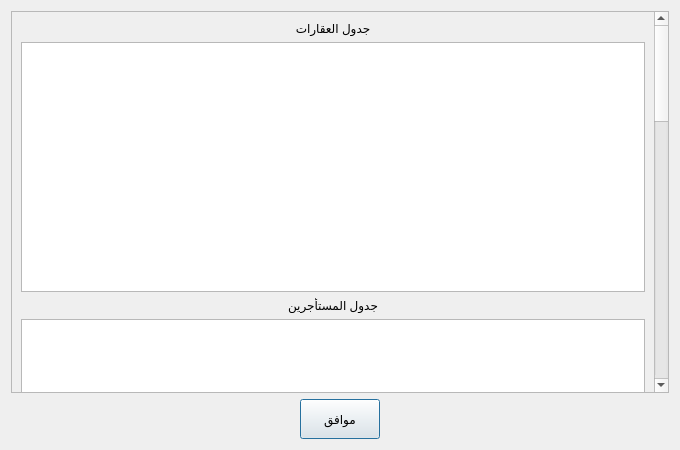
<?xml version="1.0" encoding="UTF-8"?>
<ui version="4.0">
 <class>rawdatabase</class>
 <widget class="QDialog" name="rawdatabase">
  <property name="geometry">
   <rect>
    <x>0</x>
    <y>0</y>
    <width>680</width>
    <height>450</height>
   </rect>
  </property>
  <property name="minimumSize">
   <size>
    <width>680</width>
    <height>450</height>
   </size>
  </property>
  <property name="maximumSize">
   <size>
    <width>680</width>
    <height>450</height>
   </size>
  </property>
  <property name="windowTitle">
   <string>جداول البيانات</string>
  </property>
  <layout class="QGridLayout" name="gridLayout">
   <item row="1" column="1">
    <widget class="QPushButton" name="buttonOK">
     <property name="sizePolicy">
      <sizepolicy hsizetype="Fixed" vsizetype="Fixed">
       <horstretch>0</horstretch>
       <verstretch>0</verstretch>
      </sizepolicy>
     </property>
     <property name="minimumSize">
      <size>
       <width>40</width>
       <height>40</height>
      </size>
     </property>
     <property name="layoutDirection">
      <enum>Qt::RightToLeft</enum>
     </property>
     <property name="text">
      <string>موافق</string>
     </property>
    </widget>
   </item>
   <item row="1" column="2">
    <spacer name="horizontalSpacer">
     <property name="orientation">
      <enum>Qt::Horizontal</enum>
     </property>
     <property name="sizeHint" stdset="0">
      <size>
       <width>40</width>
       <height>20</height>
      </size>
     </property>
    </spacer>
   </item>
   <item row="1" column="0">
    <spacer name="horizontalSpacer_2">
     <property name="orientation">
      <enum>Qt::Horizontal</enum>
     </property>
     <property name="sizeHint" stdset="0">
      <size>
       <width>40</width>
       <height>20</height>
      </size>
     </property>
    </spacer>
   </item>
   <item row="0" column="0" colspan="3">
    <widget class="QScrollArea" name="scrollArea">
     <property name="layoutDirection">
      <enum>Qt::LeftToRight</enum>
     </property>
     <property name="widgetResizable">
      <bool>true</bool>
     </property>
     <widget class="QWidget" name="scrollAreaWidgetContents_2">
      <property name="geometry">
       <rect>
        <x>0</x>
        <y>0</y>
        <width>646</width>
        <height>1432</height>
       </rect>
      </property>
      <layout class="QGridLayout" name="gridLayout_2">
       <item row="6" column="0">
        <widget class="QLabel" name="labelWaterInvoiceValuesTable">
         <property name="layoutDirection">
          <enum>Qt::RightToLeft</enum>
         </property>
         <property name="styleSheet">
          <string notr="true">font: 12pt &quot;Sans Serif&quot;;</string>
         </property>
         <property name="text">
          <string>جدول تقسيم فاتورة المياة على المستأجرين</string>
         </property>
         <property name="alignment">
          <set>Qt::AlignCenter</set>
         </property>
        </widget>
       </item>
       <item row="0" column="0">
        <widget class="QLabel" name="labelEstatesTable">
         <property name="layoutDirection">
          <enum>Qt::RightToLeft</enum>
         </property>
         <property name="styleSheet">
          <string notr="true">font: 12pt &quot;Sans Serif&quot;;</string>
         </property>
         <property name="text">
          <string>جدول العقارات</string>
         </property>
         <property name="alignment">
          <set>Qt::AlignCenter</set>
         </property>
        </widget>
       </item>
       <item row="1" column="0">
        <widget class="QTreeView" name="treeViewEstatesTable">
         <property name="minimumSize">
          <size>
           <width>0</width>
           <height>250</height>
          </size>
         </property>
         <property name="layoutDirection">
          <enum>Qt::RightToLeft</enum>
         </property>
        </widget>
       </item>
       <item row="2" column="0">
        <widget class="QLabel" name="labelRentersTable">
         <property name="layoutDirection">
          <enum>Qt::RightToLeft</enum>
         </property>
         <property name="styleSheet">
          <string notr="true">font: 12pt &quot;Sans Serif&quot;;</string>
         </property>
         <property name="text">
          <string>جدول المستأجرين</string>
         </property>
         <property name="alignment">
          <set>Qt::AlignCenter</set>
         </property>
        </widget>
       </item>
       <item row="4" column="0">
        <widget class="QLabel" name="labelWaterInvoiceTable">
         <property name="layoutDirection">
          <enum>Qt::RightToLeft</enum>
         </property>
         <property name="styleSheet">
          <string notr="true">font: 12pt &quot;Sans Serif&quot;;</string>
         </property>
         <property name="text">
          <string>جدول فاتورة المياة</string>
         </property>
         <property name="alignment">
          <set>Qt::AlignCenter</set>
         </property>
        </widget>
       </item>
       <item row="3" column="0">
        <widget class="QTreeView" name="treeViewRentersTable">
         <property name="minimumSize">
          <size>
           <width>0</width>
           <height>250</height>
          </size>
         </property>
         <property name="layoutDirection">
          <enum>Qt::RightToLeft</enum>
         </property>
        </widget>
       </item>
       <item row="8" column="0">
        <widget class="QLabel" name="labelMoneyTable">
         <property name="layoutDirection">
          <enum>Qt::RightToLeft</enum>
         </property>
         <property name="styleSheet">
          <string notr="true">font: 12pt &quot;Sans Serif&quot;;</string>
         </property>
         <property name="text">
          <string>جدول المعاملات المالية</string>
         </property>
         <property name="alignment">
          <set>Qt::AlignCenter</set>
         </property>
        </widget>
       </item>
       <item row="5" column="0">
        <widget class="QTreeView" name="treeViewWaterInvoiceTable">
         <property name="minimumSize">
          <size>
           <width>0</width>
           <height>250</height>
          </size>
         </property>
         <property name="layoutDirection">
          <enum>Qt::RightToLeft</enum>
         </property>
        </widget>
       </item>
       <item row="7" column="0">
        <widget class="QTreeView" name="treeViewWaterInvoiceValuesTable">
         <property name="minimumSize">
          <size>
           <width>0</width>
           <height>250</height>
          </size>
         </property>
         <property name="layoutDirection">
          <enum>Qt::RightToLeft</enum>
         </property>
        </widget>
       </item>
       <item row="9" column="0">
        <widget class="QTreeView" name="treeViewMoneyTable">
         <property name="minimumSize">
          <size>
           <width>0</width>
           <height>250</height>
          </size>
         </property>
         <property name="layoutDirection">
          <enum>Qt::RightToLeft</enum>
         </property>
        </widget>
       </item>
      </layout>
     </widget>
    </widget>
   </item>
  </layout>
 </widget>
 <resources/>
 <connections/>
</ui>
